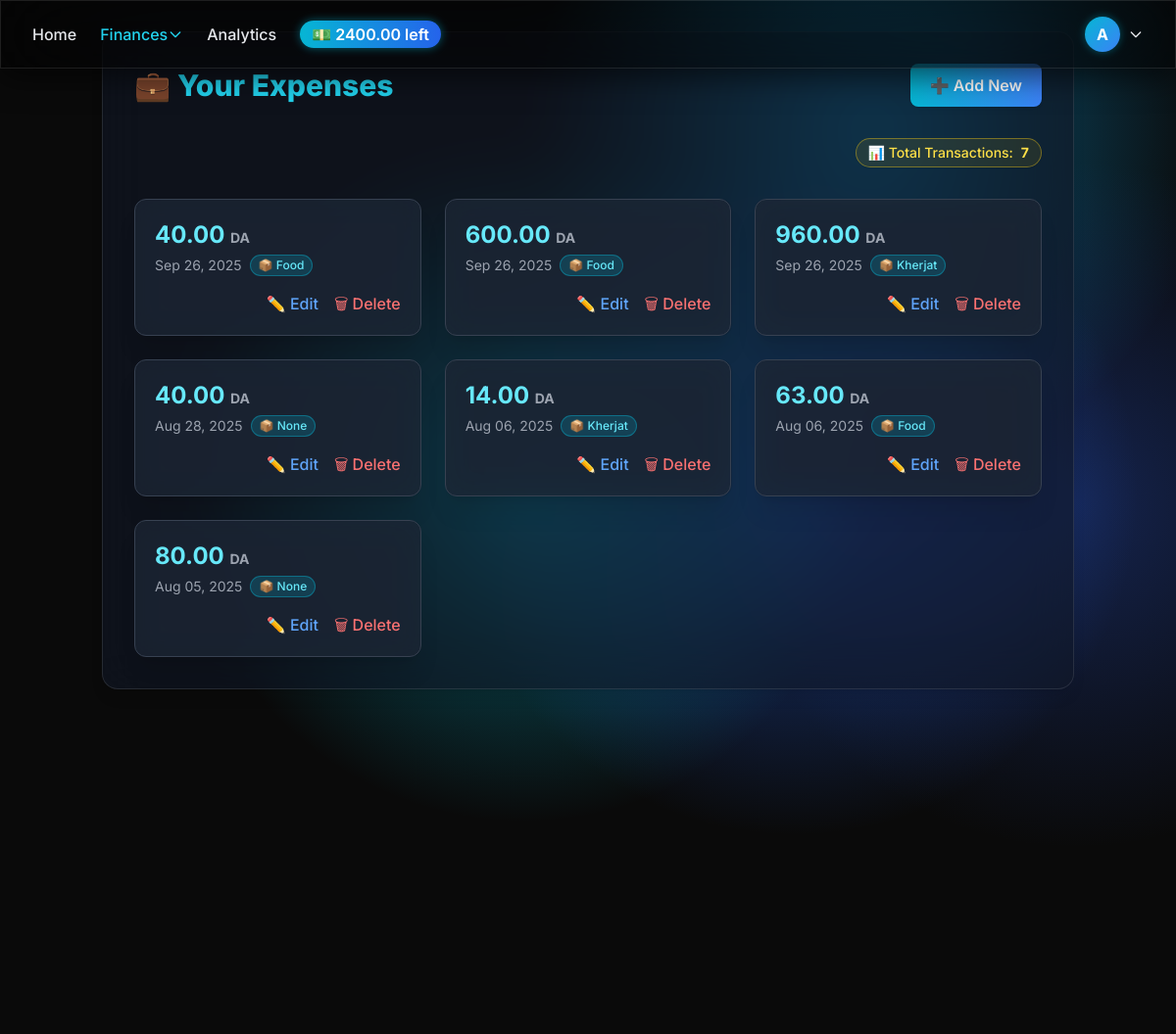
Screenshot of /expenses/ (signed in) with the database file from the repository.
### expenses/models.py (models this page shows)
class Expense(models.Model):
    user = models.ForeignKey(User, on_delete=models.CASCADE)
    amount = models.DecimalField(max_digits=10, decimal_places=2)
    category = models.ForeignKey(Category, on_delete=models.SET_NULL, null=True)
    date = models.DateField()
    description = models.CharField(max_length=255, blank=True)

class Category(models.Model):
    name = models.CharField(max_length=64)
    user = models.ForeignKey(User, on_delete=models.CASCADE, null=True, blank=True)
    def __str__(self):
        return self.name

### expenses/views.py (the view)
# urls.py: path('', views.expense_list, name='expense_list'),
@login_required
def expense_list(request):
    expenses = Expense.objects.filter(user=request.user).order_by('-date')
    return render(request, 'expenses/expense_list.html', {'expenses': expenses})

### expenses/context_processors.py (called while the page is built)
def user_budget(request):
    if not request.user.is_authenticated:
        return {}
    try:
        budget = Budget.objects.get(user=request.user)
        budget_amount = budget.amount
        today = date.today()
        spent = Expense.objects.filter(
            user=request.user, date__year=today.year, date__month=today.month
        ).aggregate(Sum("amount"))["amount__sum"] or 0
        remaining = budget_amount - spent
    except Budget.DoesNotExist:
        budget_amount = None
        spent = None
        remaining = None
    return {
        "navbar_budget": budget_amount,
        "navbar_budget_spent": spent,
        "navbar_budget_remaining": remaining,
    }

### expenses/templates/expenses/expense_list.html (shortened to what this page needs)
{% extends 'base.html' %}
{% load static %}
{% block content %}
<div class="min-h-screen flex flex-col justify-between text-gray-100">
    <div class="glass w-full max-w-6xl mx-auto rounded-2xl shadow-lg p-8 space-y-8 bg-gray-900/60 backdrop-blur-xl border border-white/10">
        <div class="flex flex-col md:flex-row md:items-center md:justify-between gap-4">
            <h2 class="text-3xl font-extrabold text-cyan-400 flex items-center gap-2">
                💼 Your Expenses
            </h2>
            <a href="{% url 'expense_add' %}"
               class="inline-flex items-center gap-2 px-5 py-2.5 bg-gradient-to-r from-cyan-500 to-blue-500 hover:from-cyan-600 hover:to-blue-600 text-white font-semibold rounded-lg shadow transition-transform transform hover:scale-105">
                ➕ Add New
            </a>
        </div>
        <div class="flex items-center justify-end">
            <span class="inline-flex items-center gap-2 px-3 py-1 text-sm font-medium rounded-full border border-yellow-400/40 bg-yellow-500/10 text-yellow-300 shadow-sm">
                📊 Total Transactions: <span class="font-bold">{{ expenses|length }}</span>
            </span>
        </div>
        {% if expenses %}
            <div class="grid gap-6 sm:grid-cols-2 lg:grid-cols-3 mt-4 animate-fadeIn">
                {% for expense in expenses %}
                <div class="bg-gray-800/70 backdrop-blur-lg rounded-xl p-5 shadow-xl border border-gray-700 hover:border-cyan-500 transition-all duration-200 transform hover:scale-105">
                    <p class="text-2xl font-bold text-cyan-300">
                        {{ expense.amount }} <span class="text-sm text-gray-400">DA</span>
                    </p>
                    <p class="text-sm text-gray-400 mt-1 flex items-center gap-2">
                        {{ expense.date|date:"M d, Y" }}
                        <span class="px-2 py-0.5 text-xs font-medium rounded-full border bg-cyan-500/20 text-cyan-300 border-cyan-500/40">
                            {% if expense.category == "Food" %}🍔{% elif expense.category == "Transport" %}🚗{% elif expense.category == "Shopping" %}🛍{% elif expense.category == "Bills" %}💡{% else %}📦{% endif %}
                            {{ expense.category }}
                        </span>
                    </p>
                    <div class="mt-4 flex justify-end gap-4">
                        <a href="{% url 'expense_edit' expense.pk %}"
                           class="text-blue-400 hover:text-blue-300 font-medium transition">✏️ Edit</a>
                        <a href="{% url 'expense_delete' expense.pk %}"
                           class="text-red-400 hover:text-red-300 font-medium transition">🗑 Delete</a>
                    </div>
                </div>
                {% endfor %}
            </div>
        {% endif %}
    </div>
</div>
{% endblock %}

### expenses/templates/base.html (shortened to what this page needs)
<!DOCTYPE html>
<html lang="en">
<head>
    <script src="https://cdn.tailwindcss.com"></script>
</head>
<body class="min-h-screen flex flex-col">
    <canvas id="mesh-gradient"></canvas>
    {% include 'expenses/navbar.html' %}
    <main class="flex-grow container mx-auto px-4 py-8 relative z-10">
        {% block content %}{% endblock %}
    </main>
    <script>
        const canvas = document.getElementById("mesh-gradient");
        const ctx = canvas.getContext("2d");
        canvas.width = window.innerWidth;
        canvas.height = window.innerHeight;
        // Dark-mode friendly colors
        const colors = ["#1e3a8a", "#2563eb", "#0ea5e9", "#06b6d4"];
        // deep navy, blue, cyan, teal
        const blobs = Array.from({ length: 4 }).map((_, i) => ({
            x: Math.random() * canvas.width,
            y: Math.random() * canvas.height,
            radius: 350, // smaller but dense blobs
            dx: (Math.random() - 0.5) * 1.5,
            dy: (Math.random() - 0.5) * 1.5,
            color: colors[i]
        }));
        function animate() {
            // Fill background with a dark overlay each frame
            ctx.fillStyle = "#0a0a0a";
            ctx.fillRect(0, 0, canvas.width, canvas.height);
            blobs.forEach(blob => {
                const gradient = ctx.createRadialGradient(blob.x, blob.y, 0, blob.x, blob.y, blob.radius);
                gradient.addColorStop(0, blob.color + "88"); // semi-transparent (dark mode)
                gradient.addColorStop(1, blob.color + "00");
                ctx.fillStyle = gradient;
                ctx.beginPath();
                ctx.arc(blob.x, blob.y, blob.radius, 0, Math.PI * 2);
                ctx.fill();
                blob.x += blob.dx;
                blob.y += blob.dy;
                if (blob.x < 0 || blob.x > canvas.width) blob.dx *= -1;
                if (blob.y < 0 || blob.y > canvas.height) blob.dy *= -1;
            });
            requestAnimationFrame(animate);
        }
        animate();
        window.addEventListener("resize", () => {
            canvas.width = window.innerWidth;
            canvas.height = window.innerHeight;
        });
    </script>
</body>
</html>

### expenses/templates/expenses/navbar.html (shortened to what this page needs)
<nav class="glass fixed top-0 left-0 w-full z-50
            bg-black/50 backdrop-blur-2xl border-b border-white/10
            shadow-[0_8px_32px_0_rgba(0,0,0,0.6)] transition-all">
  <div class="max-w-7xl mx-auto px-4 sm:px-6 lg:px-8">
    <div class="flex justify-between items-center py-4">
      <ul class="hidden md:flex space-x-6 text-gray-200 font-medium items-center">
        <li>
          <a href="{% url 'home' %}"
             class="transition duration-200 ease-in-out {% if request.resolver_match.url_name == 'home' %}text-cyan-400 border-b-2 border-cyan-400{% else %}hover:text-cyan-400{% endif %}">
             Home
          </a>
        </li>
        <li class="relative group">
          <button class="flex items-center space-x-1 transition duration-200 ease-in-out hover:text-cyan-400 {% if request.resolver_match.url_name in 'expense_list category_list manage_budget' %}text-cyan-400{% endif %}">
             Finances
            <svg class="w-4 h-4 transform group-hover:rotate-180 transition" fill="none" stroke="currentColor" stroke-width="2"
                 viewBox="0 0 24 24">
              <path stroke-linecap="round" stroke-linejoin="round" d="M19 9l-7 7-7-7"/>
            </svg>
          </button>
        </li>
        <li>
          <a href="{% url 'analytics' %}"
             class="transition duration-200 ease-in-out {% if request.resolver_match.url_name == 'analytics' %}text-cyan-400 border-b-2 border-cyan-400{% else %}hover:text-cyan-400{% endif %}">
              Analytics
          </a>
        </li>
        {% if user.is_authenticated and navbar_budget %}
          <li>
            <span id="budget-pill"
                  class="bg-gradient-to-r from-cyan-500 to-blue-600 text-white px-3 py-1 rounded-full font-semibold shadow-[0_0_10px_rgba(6,182,212,0.5)] cursor-pointer transition-all duration-300 ease-in-out"
                  title="Click to toggle">
              💵 {{ navbar_budget_remaining }} left
            </span>
          </li>
        {% endif %}
      </ul>
      <ul class="hidden md:flex items-center space-x-6 text-gray-200 font-medium">
        {% if user.is_authenticated %}
          <li class="relative group">
            <button class="flex items-center space-x-2 focus:outline-none">
              <div class="w-9 h-9 bg-gradient-to-br from-cyan-500 to-blue-500 rounded-full flex items-center justify-center text-white font-bold shadow-[0_0_8px_rgba(6,182,212,0.4)]">
                {{ user.username|first|upper }}
              </div>
              <svg class="w-4 h-4 transform group-hover:rotate-180 transition" fill="none" stroke="currentColor" stroke-width="2"
                   viewBox="0 0 24 24">
                <path stroke-linecap="round" stroke-linejoin="round" d="M19 9l-7 7-7-7"/>
              </svg>
            </button>
          </li>
        {% else %}
          <li><a href="{% url 'login' %}" class="hover:text-cyan-400 transition"> Login</a></li>
          <li><a href="{% url 'register' %}" class="hover:text-cyan-400 transition"> Register</a></li>
        {% endif %}
      </ul>
    </div>
  </div>
</nav>

### expenses/templates/base.html (style rules this page uses)
body { font-family: 'Inter', sans-serif; margin: 0; padding: 0; background: #0a0a0a; color: #e5e7eb; }
#mesh-gradient { position: fixed; top: 0; left: 0; width: 100%; height: 100%; z-index: -1; background: #0a0a0a; }
.glass { background: rgba(17, 25, 40, 0.7); backdrop-filter: blur(16px); -webkit-backdrop-filter: blur(16px); border: 1px solid rgba(255, 255, 255, 0.1); }

### rows the page displays
Expense: amount "40.00", date "Sep 26, 2025", category "Food"
Expense: amount "600.00", date "Sep 26, 2025", category "Food"
Expense: amount "960.00", date "Sep 26, 2025", category "Kherjat"
Expense: amount "40.00", date "Aug 28, 2025", category "None"
Expense: amount "14.00", date "Aug 06, 2025", category "Kherjat"
Expense: amount "63.00", date "Aug 06, 2025", category "Food"
Expense: amount "80.00", date "Aug 05, 2025", category "None"

### other values shown
{{ navbar_budget_remaining }} "2400.00"
{{ user.username|first|upper }} "A"
{{ expenses|length }} "7"
